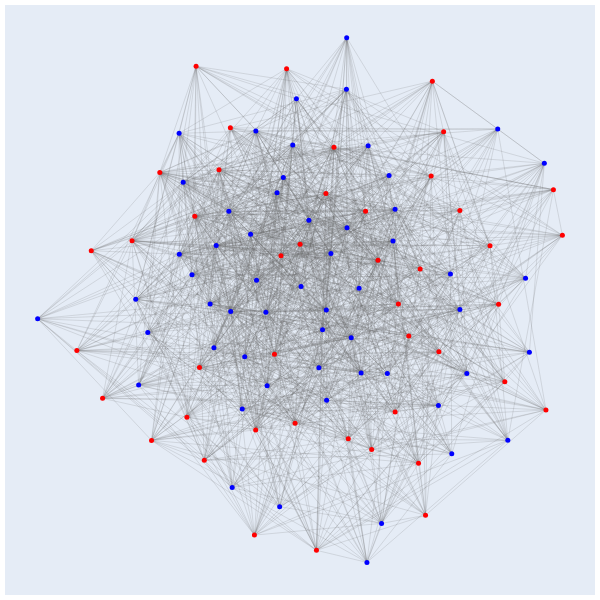

Notebook cell for this chart:
### Code cell
showcase_plots[0]

### Figure 1 — Plotly figure (JSON) as saved in the notebook; plotly's stock layout.template omitted (floating-point values rounded to 4 significant figures; data arrays with more than 128 entries replaced by an {"elided": "..."} marker saying what was removed)
{"data": [{"line": {"color": "rgba(100, 100, 100, 0.35)", "width": 0.5}, "mode": "lines", "type": "scatter", "x": {"elided": "4824 float values"}, "y": {"elided": "4824 float values"}}, {"hoverinfo": "text", "marker": {"color": ["blue", "red", "red", "red", "blue", "blue", "blue", "blue", "blue", "blue", "red", "red", "blue", "blue", "blue", "blue", "blue", "red", "red", "blue", "red", "blue", "blue", "blue", "red", "blue", "blue", "red", "red", "blue", "blue", "red", "blue", "blue", "blue", "blue", "blue", "blue", "red", "red", "red", "red", "blue", "blue", "red", "blue", "red", "blue", "blue", "blue", "red", "blue", "blue", "red", "red", "red", "blue", "blue", "blue", "blue", "red", "red", "red", "red", "blue", "blue", "blue", "red", "red", "red", "blue", "red", "blue", "red", "red", "red", "red", "blue", "red", "red", "red", "blue", "blue", "red", "blue", "blue", "blue", "blue", "red", "blue", "red", "red", "blue", "blue", "blue", "blue", "red", "red", "red", "blue"], "size": 5}, "mode": "markers", "text": ["1_1", "2_0", "3_0", "4_0", "5_1", "6_1", "7_1", "8_1", "9_1", "10_1", "11_0", "12_0", "13_1", "14_1", "15_1", "16_1", "17_1", "18_0", "19_0", "20_1", "21_0", "22_1", "23_1", "24_1", "25_0", "26_1", "27_1", "28_0", "29_0", "30_1", "31_1", "32_0", "33_1", "34_1", "35_1", "36_1", "37_1", "38_1", "39_0", "40_0", "41_0", "42_0", "43_1", "44_1", "45_0", "46_1", "47_0", "48_1", "49_1", "50_1", "51_0", "52_1", "53_1", "54_0", "55_0", "56_0", "57_1", "58_1", "59_1", "60_1", "61_0", "62_0", "63_0", "64_0", "65_1", "66_1", "67_1", "68_0", "69_0", "70_0", "71_1", "72_0", "73_1", "74_0", "75_0", "76_0", "77_0", "78_1", "79_0", "80_0", "81_0", "82_1", "83_1", "84_0", "85_1", "86_1", "87_1", "88_1", "89_0", "90_1", "91_0", "92_0", "93_1", "94_1", "95_1", "96_1", "97_0", "98_0", "99_0", "100_1"], "type": "scatter", "x": [-3.161, -3.577, -4.434, -1.381, -0.9642, -4.984, -0.3933, 0.3879, -3.228, 0.9583, 1.616, 0.2099, -2.272, -2.247, 0.2254, -1.298, -3.676, -5.673, -0.7037, -4.846, 2.056, -4.533, -1.917, -3.891, 2.777, 2.447, 2.66, 0.4963, -6.657, -0.6702, -2.458, -2.277, 2.587, 1.457, 1.706, 0.09087, -2.666, 1.106, -0.8819, -1.182, 4.38, -1.611, -1.52, 4.621, 4.212, 0.9368, 6.023, -6.526, -0.03783, -1.872, -4.713, -3.757, 0.2355, 6.327, -4.267, 1.003, -4.989, 4.956, 2.387, 7.282, 3.548, 2.662, 3.146, -8.612, 4.196, -6.422, -2.754, 3.491, -7.7, -0.1248, 5.201, -5.966, -6.099, -2.322, -3.174, 1.831, -4.097, 1.385, 6.548, 3.98, 3.938, 7.947, -0.8339, 4.955, -3.109, -1.428, 6.654, -10, -8.101, 2.181, 8.585, 8.268, 1.664, 4.668, 7.418, 0.946, 8.003, 3.738, -4.388, 6.296], "y": [-0.5879, 4.489, 2.821, 1.406, 5.38, 1.463, 2.68, 1.486, 3.0, 2.412, 3.008, 3.639, 5.879, 0.5314, -0.5387, 4.215, 1.774, 4.393, 1.82, 4.047, 1.244, 0.7294, -0.6128, -0.3167, -0.3156, 4.285, 3.072, 5.294, 1.95, 0.3068, 2.183, -4.834, 1.942, -2.79, 5.347, -1.246, -2.212, -1.528, -4.595, 8.112, 5.854, -2.117, 3.662, 0.7531, -2.029, 7.376, 1.77, -0.1501, -2.606, -3.246, -4.376, -1.887, -3.772, -0.3279, -2.597, -5.147, 5.796, -0.5176, -2.808, 0.6057, 0.9353, -4.188, -1.462, -1.989, -3.958, -3.224, -4.085, -6.03, -3.701, -9.146, -2.812, -5.207, -1.344, -8.601, 5.992, -5.535, -5.921, 0.2462, -3.109, 7.666, 4.267, 4.724, 7.034, 3.033, -6.898, -7.583, -5.202, -0.8488, 1.59, -8.181, 2.142, 3.778, -9.578, -5.689, -2.05, 9.225, -4.117, -7.891, 8.199, 5.952]}], "layout": {"height": 600, "hovermode": "closest", "margin": {"b": 5, "l": 5, "r": 5, "t": 5}, "showlegend": false, "title": {"font": {"size": 16}}, "width": 600, "xaxis": {"showgrid": false, "showticklabels": false, "zeroline": false}, "yaxis": {"showgrid": false, "showticklabels": false, "zeroline": false}}}
